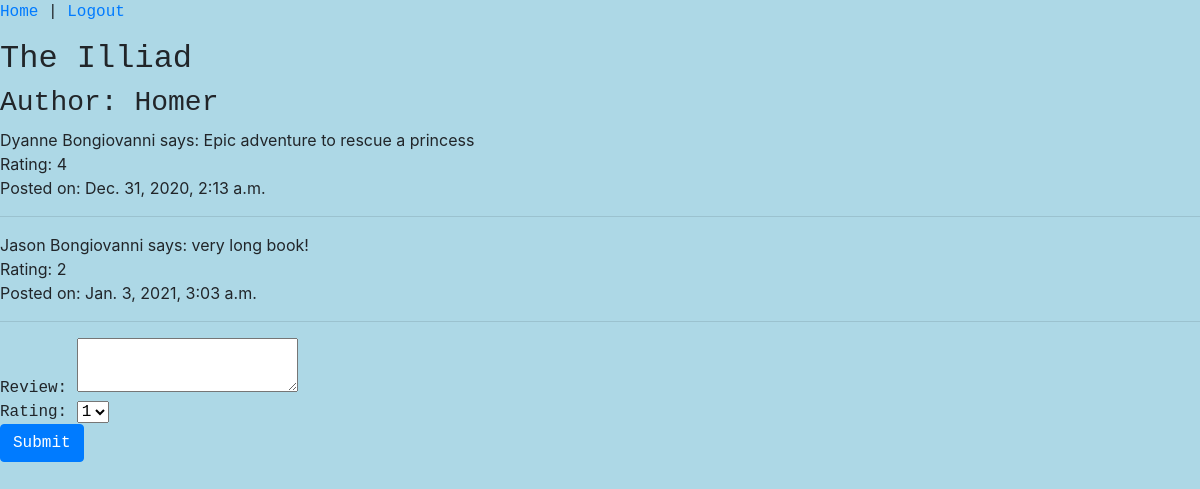
Page /reads/2 (signed in) on the committed database.
### reads_app/models.py (models this page shows)
class Book(models.Model):
    title = models.CharField(max_length=255)
    contributor = models.ForeignKey(User, related_name = "book_added", on_delete = models.CASCADE)
    author = models.ForeignKey(Author, related_name = "book_written", on_delete = models.CASCADE)
    created_at = models.DateTimeField(auto_now_add = True)
    updated_at = models.DateTimeField(auto_now = True)
    objects = BookManager()

class Author(models.Model):
    name = models.CharField(max_length=255)
    created_at = models.DateTimeField(auto_now_add = True)
    updated_at = models.DateTimeField(auto_now = True)
    objects = BookManager()

class Review(models.Model):
    content = models.CharField(max_length=255)
    rating = models.IntegerField()
    poster = models.ForeignKey(User, related_name="user_reviews", on_delete=models.CASCADE)
    book = models.ForeignKey(Book, related_name="book_reviews", on_delete=models.CASCADE)
    created_at = models.DateTimeField(auto_now_add = True)
    updated_at = models.DateTimeField(auto_now = True)
    objects = BookManager()

### registration_app/models.py (models this page shows)
class User(models.Model):
    first_name = models.CharField(max_length=45)
    last_name = models.CharField(max_length=45)
    email = models.EmailField(unique=True)
    password = models.CharField(max_length=255)
    objects = UserManager()

### reads_app/views.py (the view)
# urls.py: path('<int:book_id>', views.book_info_page),
def book_info_page(request, book_id):
    context = {
        "user": User.objects.get(id = request.session['user_id']),
        "book": Book.objects.get(id = book_id)
    }
    return render(request, 'book_info.html', context)

### reads_app/templates/book_info.html (shortened to what this page needs)
<!DOCTYPE html>
<html lang="en">
<head>
    <link href="https://stackpath.bootstrapcdn.com/bootstrap/4.5.0/css/bootstrap.min.css" rel="stylesheet">
    {% load static %}
    <link rel="stylesheet" href="{% static 'logreg/style.css' %}">
</head>
<body>
    <p><a href="/reads">Home</a> | <a href="/">Logout</a></p>
    <h2>{{book.title}}</h2>
        <h3>Author: {{book.author.name}}</h3>
        {% for book_reviews in book.book_reviews.all %}
            {{book_reviews.poster.first_name}} {{book_reviews.poster.last_name}} says: {{book_reviews.content}}<br>
            Rating: {{book_reviews.rating}}<br>
            Posted on: {{book_reviews.created_at}}<br>
            <hr>
        {% endfor %}
    <form action="/reads/{{book.id}}/add_review" method="POST">
        Review: <textarea name="content"></textarea><br>
        Rating: <select name="rating" id="rating">
            <option value="1">1</option>
        </select><br>
        <button class="btn btn-primary">Submit</button>
    </form>
</body>
</html>

### registration_app/static/logreg/style.css (style rules this page uses)
* { font-family: 'Hermit', monospace; }
body { background-color: lightblue; }

### rows in the picture
Book: title "The Illiad", author.name "Homer"
Review: poster.first_name "Dyanne", poster.last_name "Bongiovanni", content "Epic adventure to rescue a princess", rating "4", created_at "Dec. 31, 2020, 2:13 a.m."
Review: poster.first_name "Jason", poster.last_name "Bongiovanni", content "very long book!", rating "2", created_at "Jan. 3, 2021, 3:03 a.m."
